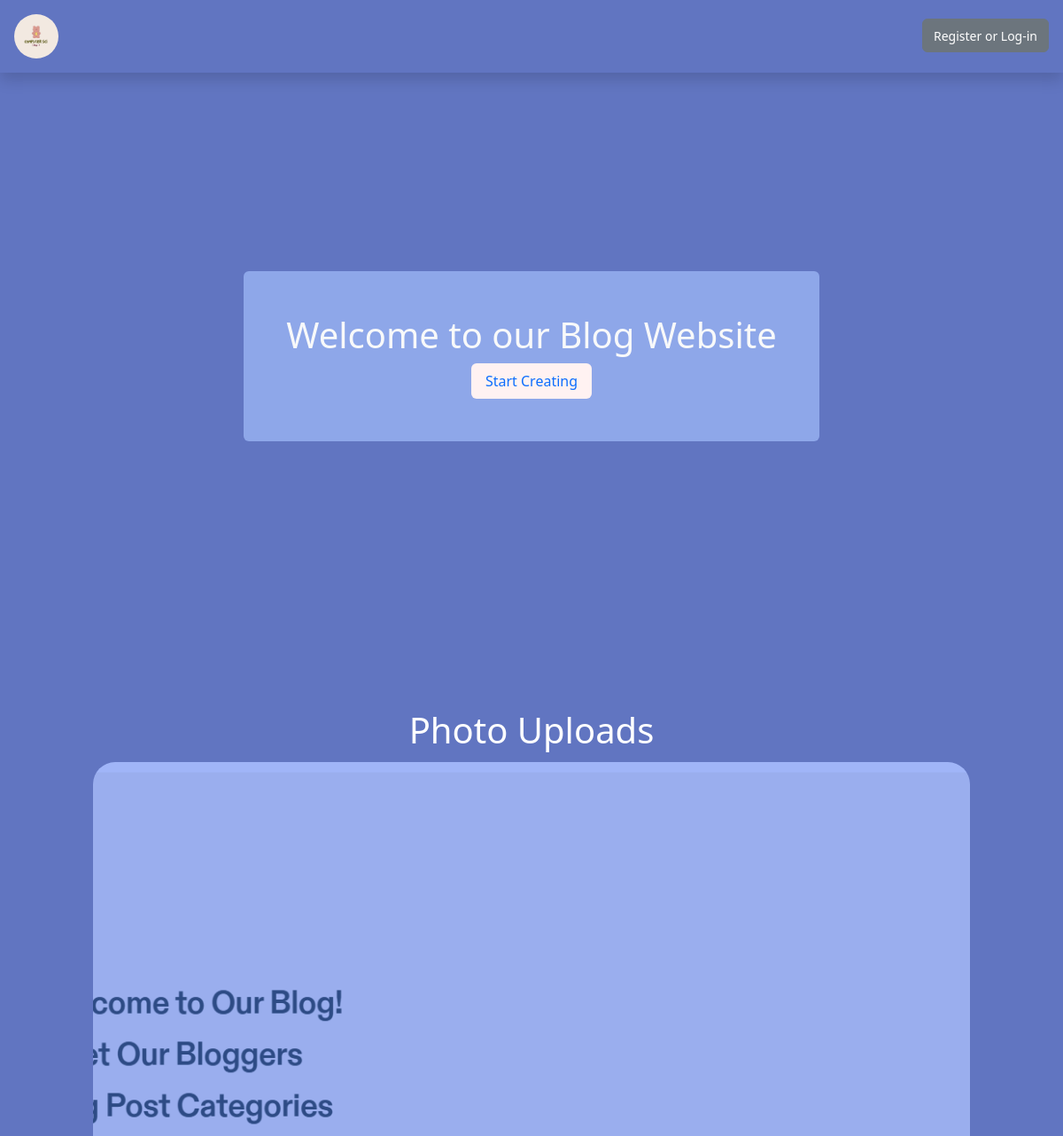
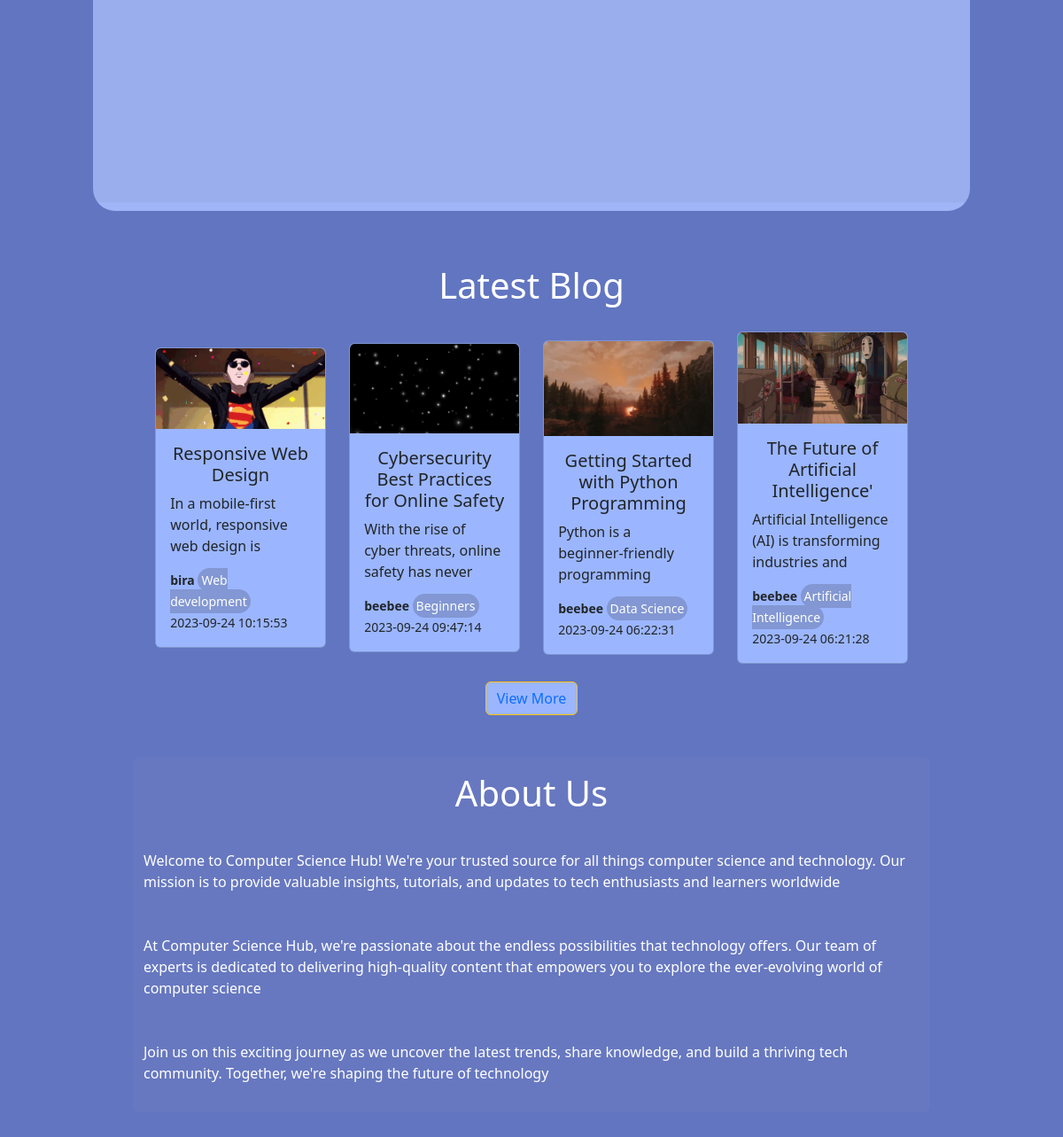
The app's page /index/index.php with its own data (2 pictures, top to bottom).
### tables this page shows
CREATE TABLE `blog_posts` (
  `post_id` int(11) NOT NULL,
  `title` varchar(255) NOT NULL,
  `content` text NOT NULL,
  `image_name` varchar(255) NOT NULL,
  `user_id` int(11) NOT NULL,
  `tag_id` int(11) NOT NULL,
  `date_created` timestamp NOT NULL DEFAULT current_timestamp()
);

CREATE TABLE `user` (
  `user_id` int(11) NOT NULL,
  `username` varchar(20) NOT NULL,
  `password` varchar(32) NOT NULL,
  `email` varchar(255) NOT NULL,
  `status` int(11) NOT NULL
);

CREATE TABLE `tags` (
  `tag_id` int(11) NOT NULL,
  `tag_name` varchar(255) NOT NULL
);

### templates/blog-card.php (the view)
<?php
function Blogcard($row) {
    echo '<a href="view_blog.php?id=' . $row['post_id'] . '" class="card blog-card text-decoration-none">';
    echo '<img src="../assets/images/' . $row['image_name'] . '" alt="img" class="card-img-top img" >';
    echo '<div class="card-body">';
    echo '<h5 class="card-title text-center">' . $row['title'] . '</h5>';
    echo '<p class="card-text">' . $row['content'].'</p>';
    echo '<small><strong>' . $row['username'] . ' </strong> </small>';
    echo '<small class="rounded-pill pill p-1">' . $row['tag_name'] . '</small><br>';
    echo '<small>' . $row['date_created'] . '</small>';
    echo '</div>';
    echo '</a>';
}

### index/index.php (shortened to what this page needs)
<!DOCTYPE html>
<html lang="en">
<head>
    <link rel="stylesheet" href="../assets/css/style.css">
    <link href="https://cdn.jsdelivr.net/npm/bootstrap@5.3.2/dist/css/bootstrap.min.css" rel="stylesheet">
</head>
<body>
<?php
    include("../config/db.php");
    include("../templates/blog-card.php");
    if(!isset($_SESSION['id'])){
        ?>
<header style ="height:100vh;">
<nav class="shadow">
    <ul class="nav d-flex align-items-center justify-content-between p-3 h-auto ">
        <li><a href="index.php"><img src="../assets/images/u.png" alt="logo" width = "50px" class="rounded-5"></a></li>
        <li class="d-block" style="height:40px; float:right;">
                    <ul class="list-unstyled profile" >
                            <li><button class='btn btn-secondary' ><a class='text-decoration-none text-white' href='../pages/register.php'><small>Register or Log-in</small></a></button></li>
                    </ul>
                </li>
    </ul>
</nav>
        <section class="d-flex align-items-center justify-content-center text-light hero " style="height:80vh;">
           <div class="p-5 p d-flex align-items-center justify-content-center flex-column rounded"> <h1>Welcome to our Blog Website</h1>
            <button class="btn btn-cst"><a href="../pages/login.php" class="text-decoration-none ">Start Creating</a></button>
            </div>
        </section>
</header>
<h1 class="text-center text-white">Photo Uploads</h2>
    <section class="slideshow">
        <div class="imgg">
            <img src="../assets/images/1.png" alt="">
        </div>
     </section>
     <section class="blog d-flex flex-wrap align-items-center justify-content-around container w-75 ">
        <h1 class="text-white text-center" style="width:80%;">Latest Blog</h1>
        <?php
          $query = "SELECT blog_posts.*, user.username, tags.tag_name FROM blog_posts
          JOIN user ON blog_posts.user_id = user.user_id
          JOIN tags ON blog_posts.tag_id = tags.tag_id
          ORDER BY date_created DESC
          LIMIT 8";
          $result = mysqli_query($conn, $query);
          while ($row = mysqli_fetch_assoc($result)){
                  Blogcard($row);
          }
                  ?>
       <div style="width:100%" class="d-flex align-items-center justify-content-center"> <button class="btn btn-warning "onclick="signin()"><a href="../pages/register.php" class="text-decoration-none">View More</a></button>
        </div>
     </section>
     <section class="blog d-flex flex-wrap align-items-center justify-content-around flex-column container w-75 text-white my-5 about rounded" style="height:50vh">
        <h1>About Us</h1>
        <p>Welcome to Computer Science Hub! We're your trusted source for all things computer science and technology. Our mission is to provide valuable insights, tutorials, and updates to tech enthusiasts and learners worldwide</p>
        <p>At Computer Science Hub, we're passionate about the endless possibilities that technology offers. Our team of experts is dedicated to delivering high-quality content that empowers you to explore the ever-evolving world of computer science</p>
        <p>Join us on this exciting journey as we uncover the latest trends, share knowledge, and build a thriving tech community. Together, we're shaping the future of technology</p>
     </section>
    <?php }
    else{
        header("Location:../pages/blog.php");
    }
   ?>
</body>
</html>

### assets/css/style.css (style rules this page uses)
* { margin:0; border:0; text-decoration:none; list-style: none; box-sizing: border-box; }
nav { box-shadow: 0 0 100px 3px rgba(255, 254, 254, 0.299) !important; }
body { background: #6175c1 !important; }
.about { background: #697ac1d0 !important; }
.btn-outline-warning ,.bg-warning ,.btn-outline-primary ,.btn-primary ,.btn-warning { background-color: #9bb6fe !important; color:black !important; }
.btn-outline-warning:hover ,.btn-outline-primary:hover ,.btn-primary:hover ,.btn-warning:hover , .pill { background-color: #8297d3 !important; color:rgb(255, 255, 255) !important; }
.blog .blog-card { width:22% !important; margin:20px 10px !important; overflow: hidden; background: #9bb6fe!important; }
.blog .blog-card .card-img-top { height:50% !important; }
.blog .blog-card .card-text { height:70px !important; overflow:hidden !important; }
.p ,.name-tag { background-color: #8EA7E9 !important; }
.custom-btn ,.nav-search form input[type="submit"], .btn-cst { background-color:#FFF2F2 !important; color: black !important; border-radius: 10px; border: none !important; padding: 0.5rem 1rem !important; cursor: pointer !important; outline: none !important; }
.slideshow { max-width: 100%; width:990px; max-height: 100%; margin: 1% auto; border-radius: 25px; margin-bottom:5% ; overflow: hidden; }
.imgg { max-width: 100%; display: flex; animation: slide 20s infinite; }
.imgg img { max-width: 100%; width:1100px; object-fit: cover; }

### records on screen
blog_posts: image_name (picture), title "Responsive Web Design", content "In a mobile-first world, responsive web design is…", user.username "bira", tag.tag_name "Web development", date_created "2023-09-24 10:15:53"
blog_posts: image_name (picture), title "Cybersecurity Best Practices for Online Safety", content "With the rise of cyber threats, online safety has never…", user.username "beebee", tag.tag_name "Beginners", date_created "2023-09-24 09:47:14"
blog_posts: image_name (picture), title "Getting Started with Python Programming", content "Python is a beginner-friendly programming…", user.username "beebee", tag.tag_name "Data Science", date_created "2023-09-24 06:22:31"
blog_posts: image_name (picture), title "The Future of Artificial Intelligence'", content "Artificial Intelligence (AI) is transforming industries and…", user.username "beebee", tag.tag_name "Artificial Intelligence", date_created "2023-09-24 06:21:28"
